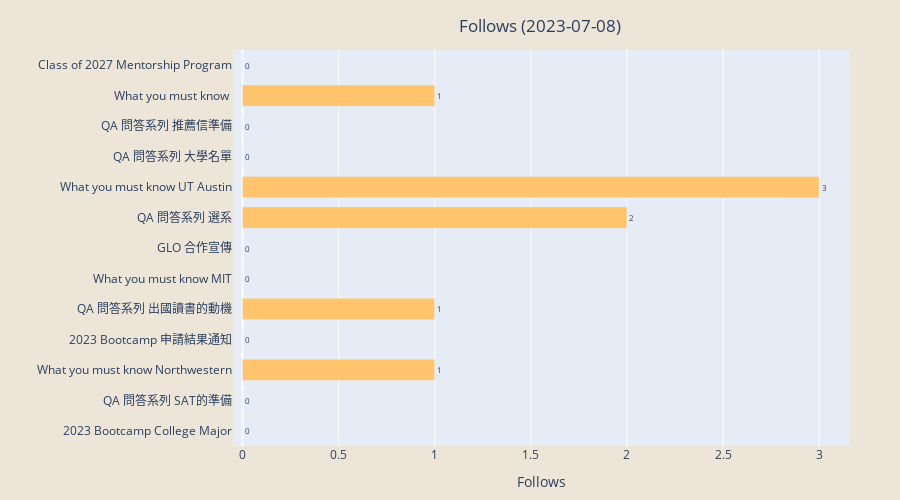

Source (notebook cell):
### Code cell
# Follows
plt.figure(figsize=(10,6))
plt.barh(df["label"], width = df["follows"], color = "#FFC46C") 
plt.title("Follows " + f"({date.today()})")
plt.xlabel("Number of Follows")
plt.rcParams['axes.facecolor'] = "#EDE5D8"
for index, value in enumerate(df["follows"]):
    plt.text(value, index,
             str(value), fontsize = 8)
#plt.savefig(f'follows_{date_format}.png', bbox_inches='tight')
#plt.show()
follows_plot = plt.gcf()

# Convert the Matplotlib bar plot to Plotly-compatible traces
data = go.Bar(
    y=df["label"],
    x=df["follows"],
    orientation='h',
    marker=dict(color="#FFC46C"),
    name="Follows"
)

# Create the layout for the plot
layout = go.Layout(
    title=dict(
    text="Follows " + f"({date.today()})",
    x=0.6,  # Set the x-position of the title to the center of the plot
    y=0.96   # Set the y-position of the title (0 is the top, 1 is the bottom)
    ),
    xaxis=dict(title="Follows"),
    yaxis=dict(title=""),
    paper_bgcolor="#EDE5D8",
    yaxis_tickfont=dict(size=12),
    bargap=0.3,
    height = 500,
    margin=dict(l=50, r=50, t=50, b=50)
)

# Create the Figure object and add the data and layout
follows_fig = go.Figure(data=data, layout=layout)

# Add text annotations to the bars
for i, value in enumerate(df["follows"]):
    follows_fig.add_annotation(
        x=value,
        y=df["label"][i],
        text="     " + str(value),
        font=dict(size=8),
        showarrow=False
    )

# Display the interactive plot
follows_fig.show()
follows_fig.write_image(f'follows_{date_format}.jpeg', width = 1000, height = 500)

### Figure 1 — Plotly figure (JSON) as saved in the notebook; plotly's stock layout.template omitted (floating-point values rounded to 4 significant figures)
{"data": [{"marker": {"color": "#FFC46C"}, "name": "Follows", "orientation": "h", "type": "bar", "x": [0, 0, 1, 0, 1, 0, 0, 2, 3, 0, 0, 1, 0], "y": ["2023 Bootcamp College Major", "QA 問答系列 SAT的準備", "What you must know Northwestern", "2023 Bootcamp 申請結果通知", "QA 問答系列 出國讀書的動機", "What you must know MIT", "GLO 合作宣傳", "QA 問答系列 選系", "What you must know UT Austin", "QA 問答系列 大學名單", "QA 問答系列 推薦信準備", "What you must know ", "Class of 2027 Mentorship Program"]}], "layout": {"annotations": [{"font": {"size": 8}, "showarrow": false, "text": "     0", "x": 0, "y": "2023 Bootcamp College Major"}, {"font": {"size": 8}, "showarrow": false, "text": "     0", "x": 0, "y": "QA 問答系列 SAT的準備"}, {"font": {"size": 8}, "showarrow": false, "text": "     1", "x": 1, "y": "What you must know Northwestern"}, {"font": {"size": 8}, "showarrow": false, "text": "     0", "x": 0, "y": "2023 Bootcamp 申請結果通知"}, {"font": {"size": 8}, "showarrow": false, "text": "     1", "x": 1, "y": "QA 問答系列 出國讀書的動機"}, {"font": {"size": 8}, "showarrow": false, "text": "     0", "x": 0, "y": "What you must know MIT"}, {"font": {"size": 8}, "showarrow": false, "text": "     0", "x": 0, "y": "GLO 合作宣傳"}, {"font": {"size": 8}, "showarrow": false, "text": "     2", "x": 2, "y": "QA 問答系列 選系"}, {"font": {"size": 8}, "showarrow": false, "text": "     3", "x": 3, "y": "What you must know UT Austin"}, {"font": {"size": 8}, "showarrow": false, "text": "     0", "x": 0, "y": "QA 問答系列 大學名單"}, {"font": {"size": 8}, "showarrow": false, "text": "     0", "x": 0, "y": "QA 問答系列 推薦信準備"}, {"font": {"size": 8}, "showarrow": false, "text": "     1", "x": 1, "y": "What you must know "}, {"font": {"size": 8}, "showarrow": false, "text": "     0", "x": 0, "y": "Class of 2027 Mentorship Program"}], "bargap": 0.3, "height": 500, "margin": {"b": 50, "l": 50, "r": 50, "t": 50}, "paper_bgcolor": "#EDE5D8", "title": {"text": "Follows (2023-07-08)", "x": 0.6, "y": 0.96}, "xaxis": {"title": {"text": "Follows"}}, "yaxis": {"tickfont": {"size": 12}, "title": {"text": ""}}}}
